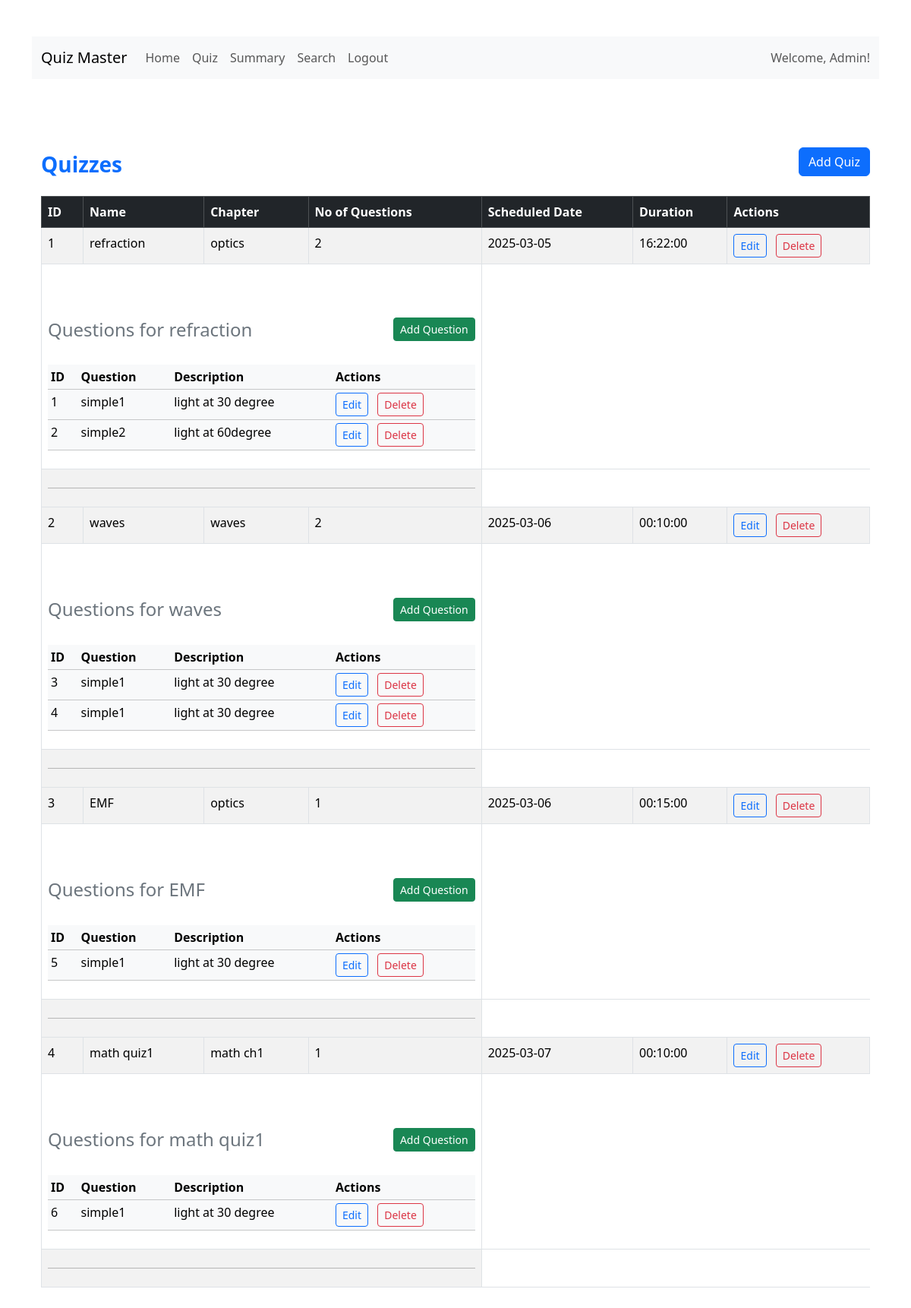
/dashboard/admin/quizmanagement, run on an earlier commit of the app's database.
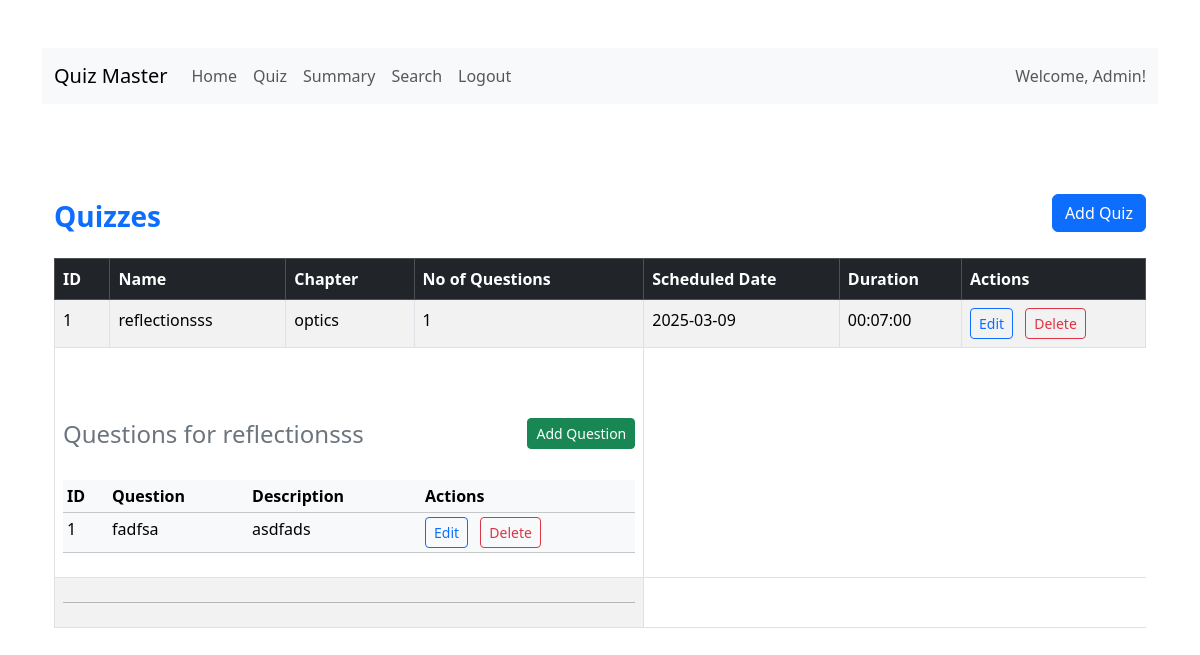
And on a later commit of the database.
### models/quiz.py (models this page shows)
class Quiz(db.Model):
    id = db.Column(db.Integer, primary_key=True)
    chapter_id = db.Column(db.Integer, db.ForeignKey('chapter.id'), nullable=False)
    quizdate = db.Column(db.Date)
    quizduration = db.Column(db.Time)
    quizname=db.Column(db.String(150), nullable=False,unique=True)
    questions = db.relationship('Question', backref='quiz', lazy=True)
    @hybrid_property
    def noofquestions(self):
        return len(self.questions)

### models/chapter.py (models this page shows)
class Chapter(db.Model):
    id = db.Column(db.Integer, primary_key=True)
    name = db.Column(db.String(150), nullable=False,unique=True)
    description = db.Column(db.Text)
    subject_id = db.Column(db.Integer, db.ForeignKey('subject.id'), nullable=False)
    quizzes = db.relationship('Quiz', backref='chapter', lazy=True)

### models/question.py (models this page shows)
class Question(db.Model):
    id = db.Column(db.Integer, primary_key=True)
    quizid = db.Column(db.Integer, db.ForeignKey('quiz.id'), nullable=False)
    questionstatement = db.Column(db.Text, nullable=False)
    questiontitle=db.Column(db.String(150), nullable=False)
    option1 = db.Column(db.String(200))
    option2 = db.Column(db.String(200))
    option3 = db.Column(db.String(200))
    option4 = db.Column(db.String(200))
    correctoption = db.Column(db.String(200))

### app.py (the view)
@app.route("/dashboard/admin/quizmanagement")
def quizmanagement():
    return render_template("quizmanagement.html", quizzes=Quiz.query.all())

### templates/quizmanagement.html (shortened to what the changed rows need)
{% extends "base.html" %}
{% block content %}
<div class="container my-5">
    <div class="table-responsive">
        <table class="table table-striped table-hover table-bordered">
            <thead class="table-dark">
                <tr>
                    <th scope="col">ID</th>
                    <th scope="col">Name</th>
                    <th scope="col">Chapter</th>
                    <th scope="col">No of Questions</th>
                    <th scope="col">Scheduled Date</th>
                    <th scope="col">Duration</th>
                    <th scope="col">Actions</th>
                </tr>
            </thead>
            {% for quiz in quizzes %}
            <tbody class="mb-4">
                <tr>
                    <td>{{ quiz.id }}</td>
                    <td>{{ quiz.quizname }}</td>
                    <td>{{ quiz.chapter.name }}</td>
                    <td>{{ quiz.noofquestions }}</td>
                    <td>{{ quiz.quizdate }}</td>
                    <td>{{ quiz.quizduration }}</td>
                    <td>
                        <button type="button" onclick="location.href='{{ url_for('editquiz', id=quiz.id) }}'" class="btn btn-outline-primary btn-sm me-2">Edit</button>
                        <button type="button" onclick="location.href='{{ url_for('deletequiz', id=quiz.id) }}'" class="btn btn-outline-danger btn-sm">Delete</button>
                    </td>
                </tr>
                <tr>
                    <td colspan="4">
                        <div class="d-flex justify-content-between align-items-center mt-5 mb-4">
                        <h4 class="mt-3 text-secondary">Questions for {{ quiz.quizname }}</h4>
                        <button type="button" onclick="location.href='{{ url_for('addquestion', quizid=quiz.id) }}'" class="btn btn-success btn-sm mt-2">Add Question</button>
                        </div>
                        <div class="table-responsive">
                            <table class="table table-light table-sm">
                                <thead>
                                    <tr>
                                        <th scope="col">ID</th>
                                        <th scope="col">Question</th>
                                        <th scope="col">Description</th>
                                        <th scope="col">Actions</th>
                                    </tr>
                                </thead>
                                <tbody>
                                    {% for question in quiz.questions %}
                                    {% if question is not none %}
                                    <tr>
                                        <td>{{ question.id }}</td>
                                        <td>{{ question.questiontitle }}</td>
                                        <td>{{ question.questionstatement }}</td>
                                        <td>
                                            <button type="button" onclick="location.href='{{ url_for('editquestion', id=question.id) }}'" class="btn btn-outline-primary btn-sm me-2">Edit</button>
                                            <button type="button" onclick="location.href='{{ url_for('deletequestion', id=question.id) }}'" class="btn btn-outline-danger btn-sm">Delete</button>
                                        </td>
                                    </tr>
                                    {% endif %}
                                    {% endfor %}
                                </tbody>
                            </table>
                        </div>
                    </td>
                </tr>
                <tr>
                    <td colspan="4"><hr class="my-3"></td>
                </tr>
            </tbody>
            {% endfor %}
        </table>
    </div>
</div>
{% endblock %}

What changed in the data, as far as the page shows it:
removed Question: id "2", questiontitle "simple2", questionstatement "light at 60degree"
removed Quiz: id "2", quizname "waves", chapter.name "waves", noofquestions "2", quizdate "2025-03-06", quizduration "00:10:00"
removed Question: id "3", questiontitle "simple1", questionstatement "light at 30 degree", shown under "2"
removed Question: id "4", questiontitle "simple1", questionstatement "light at 30 degree", shown under "2"
removed Quiz: id "3", quizname "EMF", chapter.name "optics", noofquestions "1", quizdate "2025-03-06", quizduration "00:15:00"
removed Question: id "5", questiontitle "simple1", questionstatement "light at 30 degree", shown under "3"
removed Quiz: id "4", quizname "math quiz1", chapter.name "math ch1", noofquestions "1", quizdate "2025-03-07", quizduration "00:10:00"
removed Question: id "6", questiontitle "simple1", questionstatement "light at 30 degree", shown under "4"
changed Quiz "optics": quizname "refraction" → "reflectionsss"; noofquestions "2" → "1"; quizdate "2025-03-05" → "2025-03-09"; quizduration "16:22:00" → "00:07:00"
changed Question id 1: questiontitle "simple1" → "fadfsa"; questionstatement "light at 30 degree" → "asdfads"
